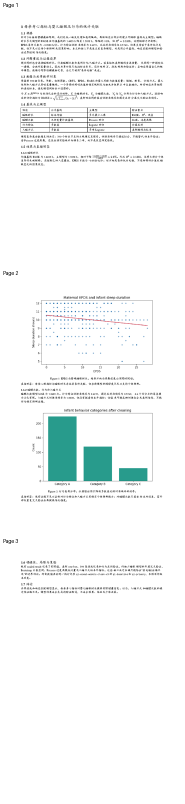
#> input picture runs/figure-compare-huashubei-2023-c1/qa/old-paper-contact-sheet.png, 369 x 1608 px (shown at 1/2 size)
$ python render_visual_proxy_comparison.py
#> lines starting #> are read from the running program, lines starting #| are printed output that depends on the picture
"""生成旧论文图表的视觉代理对比，不将代理数据伪装为原始赛题结果。"""

from __future__ import annotations

import json
import os
import tempfile
from pathlib import Path

os.environ.setdefault("MPLCONFIGDIR", str(Path(tempfile.gettempdir()) / "shumozizi-mpl"))
os.environ.setdefault("MPLBACKEND", "Agg")

import matplotlib
import matplotlib.pyplot as plt
import numpy as np
from PIL import Image, ImageDraw

ROOT = Path(__file__).resolve().parents[2]
OKABE_ITO = ("#0072B2", "#D55E00", "#009E73", "#CC79A7")


def _configure() -> None:
    """配置适合论文与灰度阅读的统一版式。"""
    matplotlib.rcParams.update(
        {
            "font.family": "sans-serif",
            "font.sans-serif": ["Arial", "Helvetica", "DejaVu Sans", "sans-serif"],
            "font.size": 8,
            "axes.labelsize": 9,
            "axes.titlesize": 9,
            "xtick.labelsize": 7,
            "ytick.labelsize": 7,
            "svg.fonttype": "none",
            "pdf.fonttype": 42,
        }
    )


def _proxy_data() -> tuple[np.ndarray, np.ndarray, np.ndarray]:
    """生成只反映旧图可见结构的确定性代理数据。

    Returns:
        EPDS 横坐标、睡眠时长纵坐标和近似类别计数。
    """
    generator = np.random.default_rng(20260722)
    epds = np.clip(generator.gamma(shape=2.2, scale=4.8, size=390), 0, 32)
    sleep_hours = np.clip(10.25 - 0.047 * epds + generator.normal(0, 1.35, size=390), 4.5, 12.2)
    category_counts = np.array([220, 118, 45])
    return epds, sleep_hours, category_counts


def _draw_proxy_figure() -> Path:
    """生成两面板代理图，并导出可印刷格式。

    Returns:
        PNG 输出文件路径。
    """
    _configure()
    epds, sleep_hours, category_counts = _proxy_data()
    figure = plt.figure(figsize=(7.1, 6.15), constrained_layout=True)
    grid = figure.add_gridspec(2, 1, height_ratios=(1.14, 1.0), hspace=0.17)

    scatter_axis = figure.add_subplot(grid[0])
    scatter_axis.scatter(
        epds,
        sleep_hours,
        s=11,
        color=OKABE_ITO[0],
        alpha=0.48,
        edgecolors="none",
        rasterized=True,
        label="Visual proxy points (n=390)",
    )
    slope, intercept = np.polyfit(epds, sleep_hours, deg=1)
    line_x = np.linspace(0, 32, 120)
    scatter_axis.plot(
        line_x,
        slope * line_x + intercept,
        color=OKABE_ITO[1],
        linewidth=1.7,
        label="Illustrative linear trend",
    )
    scatter_axis.set(
        xlim=(-1, 33),
        ylim=(4.2, 12.7),
        xlabel="Maternal EPDS score",
        ylabel="Infant sleep duration (hours)",
        title="Maternal EPDS and infant sleep duration",
    )
    scatter_axis.grid(axis="y", linewidth=0.5, color="#d7d7d7")
    scatter_axis.legend(loc="lower left", frameon=False, fontsize=7)
    scatter_axis.text(
        -0.10,
        1.04,
        "A",
        transform=scatter_axis.transAxes,
        fontweight="bold",
        fontsize=11,
        va="top",
    )
    scatter_axis.text(
        0.985,
        0.97,
        "VISUAL PROXY — original records unavailable",
        transform=scatter_axis.transAxes,
        ha="right",
        va="top",
        fontsize=6.5,
        color="#6a6a6a",
        style="italic",
    )

    bar_axis = figure.add_subplot(grid[1])
    labels = ("Category A", "Category B", "Category C")
    bars = bar_axis.bar(
        labels,
        category_counts,
        color=(OKABE_ITO[2], OKABE_ITO[0], OKABE_ITO[3]),
        edgecolor="#3d3d3d",
        linewidth=0.55,
    )
    for bar, hatch in zip(bars, ("", "//", "xx"), strict=True):
        bar.set_hatch(hatch)
    for bar, count in zip(bars, category_counts, strict=True):
        bar_axis.text(
            bar.get_x() + bar.get_width() / 2,
            bar.get_height() + 5,
            f"≈{count}",
            ha="center",
            va="bottom",
            fontsize=8,
        )
    bar_axis.set(
        ylim=(0, 250),
        ylabel="Count (visual estimate)",
        title="Infant behavior categories after cleaning",
    )
    bar_axis.grid(axis="y", linewidth=0.5, color="#d7d7d7")
    bar_axis.set_axisbelow(True)
    bar_axis.text(
        -0.10,
        1.04,
        "B",
        transform=bar_axis.transAxes,
        fontweight="bold",
        fontsize=11,
        va="top",
    )
    bar_axis.text(
        0.985,
        0.95,
        "Counts are approximate visual estimates",
        transform=bar_axis.transAxes,
        ha="right",
        va="top",
        fontsize=6.5,
        color="#6a6a6a",
        style="italic",
    )

    for axis in (scatter_axis, bar_axis):
        axis.spines["top"].set_visible(False)
        axis.spines["right"].set_visible(False)
    output_stem = ROOT / "figures" / "v3_visual_proxy_replot"
    output_stem.parent.mkdir(parents=True, exist_ok=True)
    figure.savefig(output_stem.with_suffix(".png"), dpi=360, bbox_inches="tight", facecolor="white")
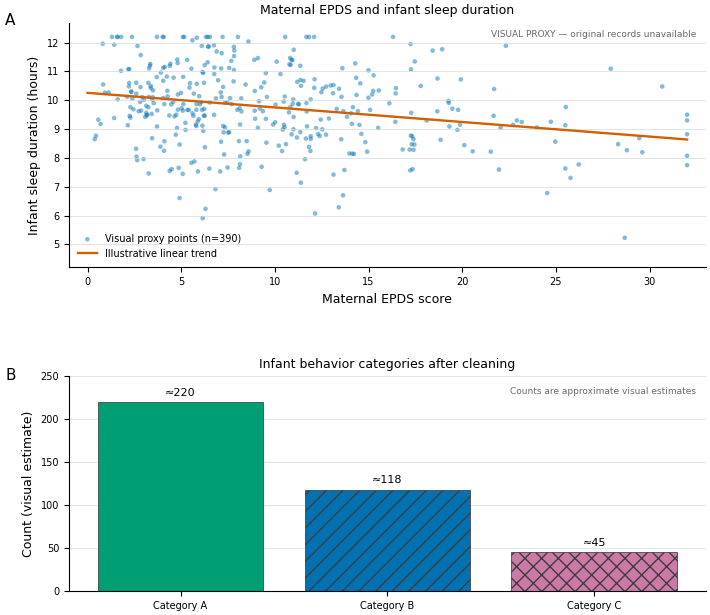
#> figure drawn by matplotlib, 2 panels; panel 1: curve peaks at x = 0, y = 10.26; panel 2: tallest bar 220 high, from x = -0.4 to 0.4
    figure.savefig(output_stem.with_suffix(".pdf"), bbox_inches="tight", facecolor="white")
#> figure, not shown here; panel 1: curve peaks at x = 0, y = 10.26; panel 2: tallest bar 220 high, from x = -0.4 to 0.4
    figure.savefig(output_stem.with_suffix(".svg"), bbox_inches="tight", facecolor="white")
#> figure, not shown here; panel 1: curve peaks at x = 0, y = 10.26; panel 2: tallest bar 220 high, from x = -0.4 to 0.4
    plt.close(figure)
#> figure, not shown here; panel 1: curve peaks at x = 0, y = 10.26; panel 2: tallest bar 220 high, from x = -0.4 to 0.4
    return output_stem.with_suffix(".png")


def _make_side_by_side(new_plot: Path) -> Path:
    """把旧论文第二页与新图置于同一画布，便于只比较视觉表达。

    Args:
        new_plot: 新生成的代理图 PNG。

    Returns:
        对比图 PNG 路径。
    """
    contact = Image.open(ROOT / "qa" / "old-paper-contact-sheet.png").convert("RGB")
#> contact is the input picture: PIL image 369x1608 RGB; mean R, G, B 244.9, 247.3, 247.1
    page_height = contact.height // 3
#> page_height = 536
    old_page = contact.crop((0, page_height, contact.width, page_height * 2))
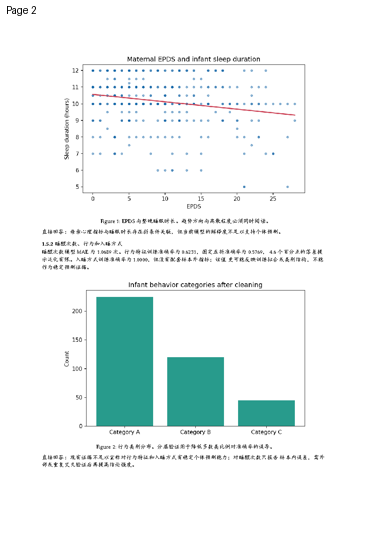
#> old_page: PIL image 369x536 RGB; mean R, G, B 236.3, 243.7, 243
    new_image = Image.open(new_plot).convert("RGB")
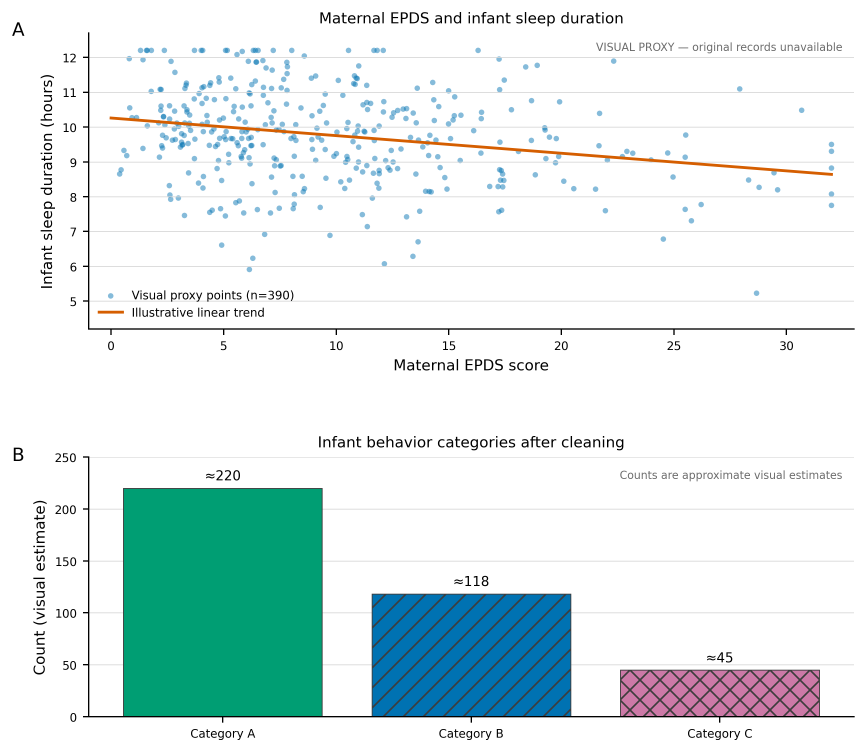
#> new_image: PIL image 2597x2255 RGB (shown at 1/3 size); mean R, G, B 220.9, 235, 234.7
    target_height = 1200
    old_page.thumbnail((850, target_height))
    new_image.thumbnail((850, target_height))
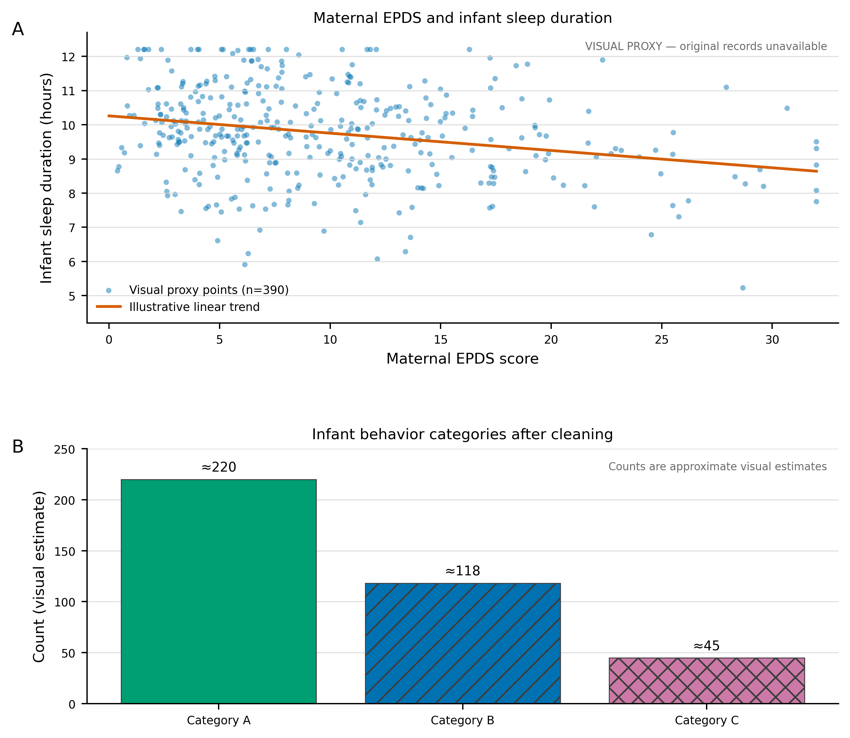
#> new_image: PIL image 850x738 RGB; mean R, G, B 220.7, 234.8, 234.5
    canvas = Image.new("RGB", (old_page.width + new_image.width + 72, target_height + 80), "white")
#> canvas: PIL image 1291x1280 RGB; every value is 255
    canvas.paste(old_page, (18, 56))
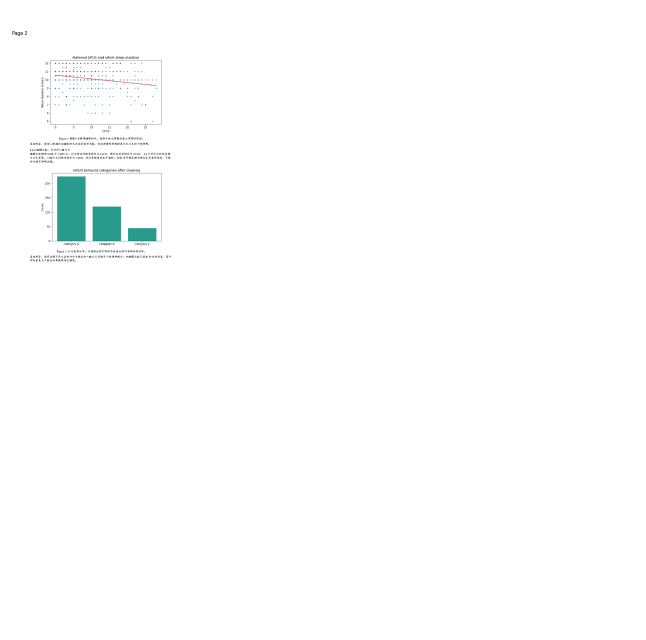
#> canvas: PIL image 1291x1280 RGB (shown at 1/2 size); mean R, G, B 252.8, 253.6, 253.6
    canvas.paste(new_image, (old_page.width + 54, 56))
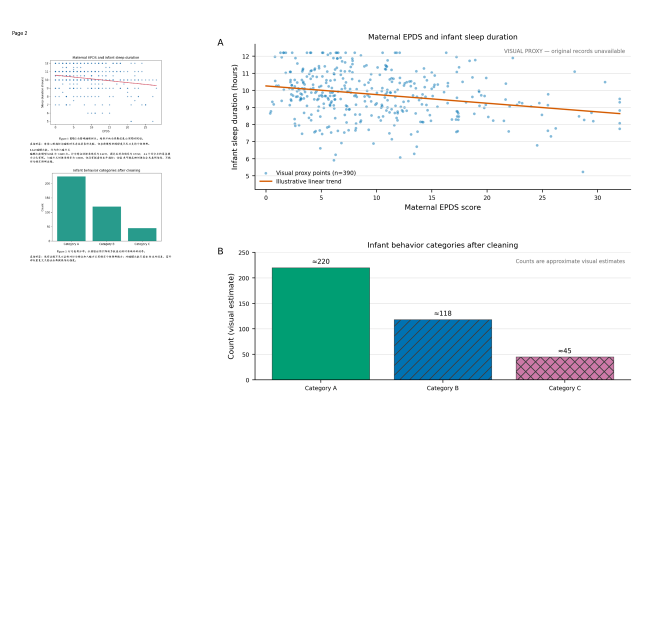
#> canvas: PIL image 1291x1280 RGB (shown at 1/2 size); mean R, G, B 239.7, 246, 245.8
    draw = ImageDraw.Draw(canvas)
    draw.text((18, 18), "OLD PAPER — page 2", fill="#202020")
    draw.text((old_page.width + 54, 18), "V3 VISUAL PROXY — not empirical data", fill="#202020")
    output = ROOT / "figures" / "old-vs-v3-visual-proxy.png"
    canvas.save(output, format="PNG")
    return output


def main() -> None:
    """写入代理输入说明、渲染图表并输出机器可读摘要。"""
    epds, sleep_hours, category_counts = _proxy_data()
    new_plot = _draw_proxy_figure()
    comparison = _make_side_by_side(new_plot)
    payload = {
        "metrics": {
            "proxy_point_count": int(epds.size),
            "proxy_category_total": int(category_counts.sum()),
        },
        "source_type": "visual_proxy_not_empirical_result",
        "source_limit": "原始 390 条记录缺失；趋势与类别数量只依据旧 PDF 的可见结构生成。",
        "outputs": {
            "new_plot": new_plot.relative_to(ROOT).as_posix(),
            "side_by_side": comparison.relative_to(ROOT).as_posix(),
        },
        "proxy_summary": {
            "epds_range": [float(epds.min()), float(epds.max())],
            "sleep_hours_range": [float(sleep_hours.min()), float(sleep_hours.max())],
            "approximate_category_counts": category_counts.tolist(),
        },
    }
    output = ROOT / "results" / "raw" / "visual_proxy_comparison.json"
    output.write_text(json.dumps(payload, ensure_ascii=False, indent=2) + "\n", encoding="utf-8")


if __name__ == "__main__":
    main()
